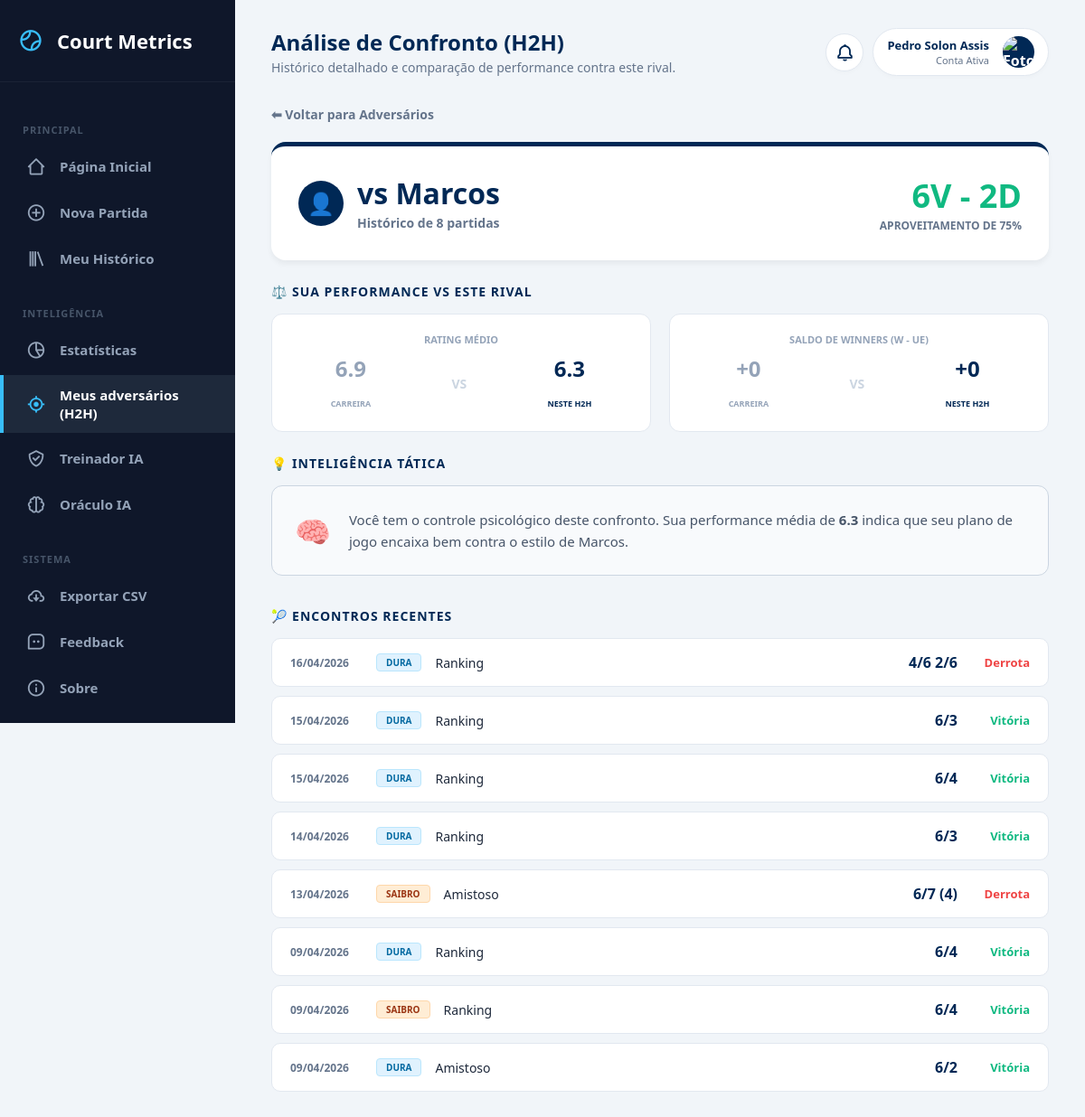
Screenshot of /h2h/Marcos (signed in) with the database file from the repository.
### tables this page shows
CREATE TABLE matches (
        id INTEGER PRIMARY KEY AUTOINCREMENT,
        opponent TEXT,
        categoria TEXT,
        match_type TEXT, 
        surface TEXT,
        result TEXT,
        score TEXT,
        match_format TEXT,
        partner TEXT,
        opp_partner TEXT,
        forehand INTEGER,
        backhand INTEGER,
        serve INTEGER,
        first_serve INTEGER,
        second_serve INTEGER,
        double_faults INTEGER,
        return_serve INTEGER,
        slice INTEGER,
        volley INTEGER,
        smash INTEGER,
        dropshot INTEGER,
        footwork INTEGER,
        strategy INTEGER,
        winners INTEGER,
        unforced_errors INTEGER,
        performance_rating REAL,
        notes TEXT,
        match_date TEXT /* NOVA COLUNA: ÍNDICE 27 */
    , game_format TEXT DEFAULT 'Padrão', user_id INTEGER, mental_focus INTEGER DEFAULT 0, mental_resilience INTEGER DEFAULT 0, mental_confidence INTEGER DEFAULT 0, mental_pressure INTEGER DEFAULT 0, clutch_bp_saved INTEGER DEFAULT 0, clutch_bp_won INTEGER DEFAULT 0, momentum_lost_streak INTEGER DEFAULT 0, mental_tags TEXT DEFAULT "");

### app.py (the view)
@app.route("/h2h/<path:opponent>")
@login_required
def h2h(opponent):
    conn = sqlite3.connect("database.db")
    c = conn.cursor()
    c.execute("""
        SELECT * FROM matches
        WHERE user_id = ? AND CASE WHEN match_format LIKE '%Duplas%' THEN opponent || ' & ' || opp_partner ELSE opponent END = ?
        ORDER BY match_date DESC
    """, (session["user_id"], opponent))
    matches = c.fetchall()
    c.execute("SELECT AVG(performance_rating), AVG(winners), AVG(unforced_errors) FROM matches WHERE user_id = ?", (session["user_id"],))
    career_avg = c.fetchone()
    conn.close()
    if not matches:
        return redirect("/adversarios")
    return render_template("h2h_detail.html", matches=matches, opponent=opponent, career_avg=career_avg)

### app.py (called while the page is built)
def login_required(f):
    @wraps(f)
    def decorated_function(*args, **kwargs):
        if "user_id" not in session:
            return redirect("/login")
        return f(*args, **kwargs)
    return decorated_function

@app.context_processor
def inject_notifications():
    if "user_id" not in session:
        return dict(notifications=[])
    conn = sqlite3.connect("database.db")
    conn.row_factory = sqlite3.Row
    c = conn.cursor()
    c.execute("SELECT * FROM notifications WHERE user_id = ? AND is_read = 0 ORDER BY created_at DESC", (session["user_id"],))
    notifs = c.fetchall()
    conn.close()
    return dict(notifications=notifs)

### templates/h2h_detail.html (shortened to what this page needs)
{% extends 'base.html' %}
{% block page_title %}Análise de Confronto (H2H){% endblock %}
{% block page_subtitle %}Histórico detalhado e comparação de performance contra este rival.{% endblock %}
{% block content %}
<div class="container" style="max-width: 1000px; margin: 0 auto; padding-bottom: 50px;">
    <div style="margin-bottom: 20px;">
        <a href="/adversarios" style="color: var(--text-slate); text-decoration: none; font-weight: bold; font-size: 14px;">⬅ Voltar para Adversários</a>
    </div>
    <div class="h2h-header">
        <div style="flex: 1; min-width: 250px;">
            <div style="display: flex; align-items: center; gap: 15px;">
                <div style="width: 50px; height: 50px; background: var(--atp-blue); border-radius: 50%; display: flex; align-items: center; justify-content: center; color: white; font-size: 24px;">
                    {% if '&' in opponent %}👥{% else %}👤{% endif %}
                </div>
                <div>
                    <h1 style="margin: 0; color: var(--atp-blue);">vs {{ opponent }}</h1>
                    <span style="font-size: 14px; color: var(--text-slate); font-weight: bold;">Histórico de {{ matches|length }} partidas</span>
                </div>
            </div>
        </div>
        {% set wins = matches|selectattr(5, 'equalto', 'Vitória')|list|length %}
        <div style="text-align: right; min-width: 150px;">
            <div style="font-size: 36px; font-weight: 900; color: #10b981;">{{ wins }}V - {{ matches|length - wins }}D</div>
            <div style="font-size: 12px; font-weight: bold; color: var(--text-slate); text-transform: uppercase;">Aproveitamento de {{ ((wins / matches|length) * 100)|int }}%</div>
        </div>
    </div>
    <h3 style="color: var(--atp-blue); margin-bottom: 15px; text-transform: uppercase; font-size: 14px; letter-spacing: 1px;">⚖️ Sua Performance vs Este Rival</h3>
    <div class="compare-grid">
        <div class="stat-card">
            <span class="stat-label">Rating Médio</span>
            <div class="stat-row">
                <div class="stat-value" style="color: #94a3b8;">{{ "%.1f"|format(career_avg[0] or 0) }}<br><small style="font-size: 9px;">CARREIRA</small></div>
                <div class="stat-vs">VS</div>
                {% set current_avg = (matches|sum(attribute=25) / matches|length) %}
                <div class="stat-value">{{ "%.1f"|format(current_avg) }}<br><small style="font-size: 9px;">NESTE H2H</small></div>
            </div>
        </div>
        <div class="stat-card">
            <span class="stat-label">Saldo de Winners (W - UE)</span>
            <div class="stat-row">
                {% set career_saldo = (career_avg[1] or 0) - (career_avg[2] or 0) %}
                <div class="stat-value" style="color: #94a3b8;">{{ "%+d"|format(career_saldo|int) }}<br><small style="font-size: 9px;">CARREIRA</small></div>
                <div class="stat-vs">VS</div>
                {% set h2h_winners = matches|sum(attribute=23) / matches|length %}
                {% set h2h_errors = matches|sum(attribute=24) / matches|length %}
                <div class="stat-value">{{ "%+d"|format((h2h_winners - h2h_errors)|int) }}<br><small style="font-size: 9px;">NESTE H2H</small></div>
            </div>
        </div>
    </div>
    <h3 style="color: var(--atp-blue); margin-bottom: 15px; text-transform: uppercase; font-size: 14px; letter-spacing: 1px;">💡 Inteligência Tática</h3>
    {% if matches|length >= 3 %}
        <div class="intelligence-box">
            <span style="font-size: 32px;">🧠</span>
            <div style="font-size: 15px; color: #475569; line-height: 1.6;">
                {% if wins / matches|length >= 0.6 %}
                    Você tem o controle psicológico deste confronto. Sua performance média de <strong>{{ "%.1f"|format(current_avg) }}</strong> indica que seu plano de jogo encaixa bem contra o estilo de {{ opponent }}.
                {% elif wins / matches|length <= 0.4 %}
                    Este adversário tem sido um desafio tático. Note que seu saldo de agressividade neste H2H é de <strong>{{ (h2h_winners - h2h_errors)|int }}</strong>. Talvez seja hora de reduzir os riscos e focar em consistência.
                {% else %}
                    O confronto está em equilíbrio total. As partidas são decididas nos detalhes. Mantenha o foco nos fundamentos que apresentaram maior nota nos últimos encontros.
                {% endif %}
            </div>
        </div>
    {% else %}
        <div class="no-data-msg">
            <i class='bx bx-info-circle'></i> Amostra insuficiente. O Oráculo precisa de pelo menos <strong>3 jogos</strong> contra este adversário para traçar um padrão tático confiável.
        </div>
    {% endif %}
    <h3 style="color: var(--atp-blue); margin: 35px 0 15px 0; text-transform: uppercase; font-size: 14px; letter-spacing: 1px;">🎾 Encontros Recentes</h3>
    {% for match in matches %}
    <a href="/match/{{ match[0] }}" class="match-line">
        <div style="display: flex; align-items: center; gap: 15px;">
            <div style="font-size: 12px; font-weight: bold; color: var(--text-slate); width: 80px;">{{ match[27][8:10] }}/{{ match[27][5:7] }}/{{ match[27][0:4] }}</div>
            {% if 'Saibro' in match[4] %}
                <span class="surface-pill pill-saibro">Saibro</span>
            {% else %}
                <span class="surface-pill pill-dura">Dura</span>
            {% endif %}
            <span style="font-size: 14px; color: #1e293b;">{{ match[3] }}</span>
        </div>
        <div style="display: flex; align-items: center; gap: 20px;">
            <span style="font-weight: 800; color: var(--atp-blue);">{{ match[6] | replace(' /', '') | replace('/ ', '') }}</span>
            <span style="font-weight: bold; font-size: 13px; color: {% if match[5] == 'Vitória' %}#10b981{% else %}#ef4444{% endif %}; min-width: 60px; text-align: right;">{{ match[5] }}</span>
        </div>
    </a>
    {% endfor %}
</div>
{% endblock %}

### static/style.css (style rules this page uses)
:root { --bg-fundo: #F5F7FA; --bg-card: #FFFFFF; --texto-escuro: #333333; --texto-claro: #666666; --verde-tenis: #8BC34A; --azul-piscina: #26A69A; --borda: #E0E0E0; }
body { font-family: 'Segoe UI', Tahoma, Geneva, Verdana, sans-serif; background-color: var(--bg-fundo); color: var(--texto-escuro); margin: 0; padding: 20px; }
.container { max-width: 900px; margin: 0 auto; }
h1, h2, h3 { color: var(--texto-escuro); }

### templates/base.html (style rules this page uses)
:root { --atp-blue: #002855; --tennis-green: #d1ff00; --text-slate: #64748b; --sidebar-bg: #0f172a; --sidebar-hover: #1e293b; --sidebar-text: #94a3b8; --sidebar-active: #38bdf8; }
body { margin: 0; padding: 0; font-family: 'Segoe UI', Tahoma, sans-serif; background-color: #f1f5f9; display: flex; min-height: 100vh; overflow-x: hidden; }

### templates/h2h_detail.html (style rules this page uses)
.h2h-header { background: white; padding: 30px; border-radius: 16px; border-top: 5px solid var(--atp-blue); box-shadow: 0 4px 6px rgba(0,0,0,0.05); margin-bottom: 25px; display: flex; justify-content: space-between; align-items: flex-start; flex-wrap: wrap; gap: 20px; }
.compare-grid { display: grid; grid-template-columns: 1fr 1fr; gap: 20px; margin-bottom: 25px; }
.stat-card { background: white; padding: 20px; border-radius: 12px; border: 1px solid #e2e8f0; text-align: center; }
.stat-label { font-size: 11px; font-weight: bold; color: #94a3b8; text-transform: uppercase; margin-bottom: 8px; display: block; }
.stat-row { display: flex; justify-content: space-around; align-items: center; }
.stat-value { font-size: 24px; font-weight: 900; color: var(--atp-blue); }
.stat-vs { color: #cbd5e1; font-weight: bold; font-size: 14px; }
.intelligence-box { background: #f8fafc; border: 1px solid #cbd5e1; border-radius: 12px; padding: 25px; display: flex; gap: 20px; align-items: center; }
.surface-pill { padding: 2px 10px; border-radius: 4px; font-size: 10px; font-weight: 900; text-transform: uppercase; }
.pill-dura { background: #e0f2fe; color: #0369a1; border: 1px solid #bae6fd; }
.pill-saibro { background: #ffedd5; color: #9a3412; border: 1px solid #fed7aa; }
.match-line { background: white; padding: 15px 20px; border-radius: 10px; margin-bottom: 10px; border: 1px solid #e2e8f0; display: flex; justify-content: space-between; align-items: center; transition: 0.2s; text-decoration: none; color: inherit; }

### rows the page displays
matches: match_date "16", match_date "04", match_date "2026", surface "DURA", match_type "Ranking", score "4/6 2/6", result "Derrota"
matches: match_date "15", match_date "04", match_date "2026", surface "DURA", match_type "Ranking", score "6/3", result "Vitória"
matches: match_date "15", match_date "04", match_date "2026", surface "DURA", match_type "Ranking", score "6/4", result "Vitória"
matches: match_date "14", match_date "04", match_date "2026", surface "DURA", match_type "Ranking", score "6/3", result "Vitória"
matches: match_date "13", match_date "04", match_date "2026", surface "SAIBRO", match_type "Amistoso", score "6/7 (4)", result "Derrota"
matches: match_date "09", match_date "04", match_date "2026", surface "DURA", match_type "Ranking", score "6/4", result "Vitória"
matches: match_date "09", match_date "04", match_date "2026", surface "SAIBRO", match_type "Ranking", score "6/4", result "Vitória"
matches: match_date "09", match_date "04", match_date "2026", surface "DURA", match_type "Amistoso", score "6/2", result "Vitória"

### other values shown
{{ session.first_name }} "Pedro Solon"
{{ session.last_name }} "Assis"
{{ opponent }} "Marcos"
{{ matches|length }} "8"
{{ wins }} "6"
{{ matches|length - wins }} "2"
{{ ((wins / matches|length) * 100)|int }} "75"
{{ "%.1f"|format(career_avg[0] or 0) }} "6.9"
{{ "%.1f"|format(current_avg) }} "6.3"
{{ "%+d"|format(career_saldo|int) }} "+0"
{{ "%+d"|format((h2h_winners - h2h_errors)|int) }} "+0"
